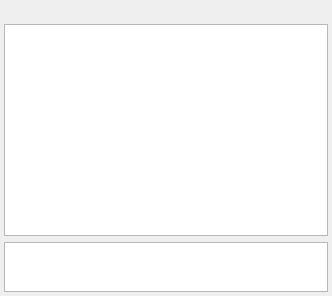
<?xml version="1.0" encoding="UTF-8"?>
<ui version="4.0">
 <class>ChatWindow</class>
 <widget class="QWidget" name="ChatWindow">
  <property name="geometry">
   <rect>
    <x>0</x>
    <y>0</y>
    <width>332</width>
    <height>296</height>
   </rect>
  </property>
  <property name="minimumSize">
   <size>
    <width>200</width>
    <height>200</height>
   </size>
  </property>
  <property name="windowTitle">
   <string>Chat</string>
  </property>
  <layout class="QVBoxLayout">
   <property name="leftMargin">
    <number>4</number>
   </property>
   <property name="topMargin">
    <number>4</number>
   </property>
   <property name="rightMargin">
    <number>4</number>
   </property>
   <property name="bottomMargin">
    <number>4</number>
   </property>
   <item>
    <widget class="QLabel" name="statusLabel">
     <property name="alignment">
      <set>Qt::AlignRight|Qt::AlignTrailing|Qt::AlignVCenter</set>
     </property>
    </widget>
   </item>
   <item>
    <widget class="QTextEdit" name="chatLog">
     <property name="focusPolicy">
      <enum>Qt::NoFocus</enum>
     </property>
     <property name="acceptDrops">
      <bool>false</bool>
     </property>
     <property name="horizontalScrollBarPolicy">
      <enum>Qt::ScrollBarAlwaysOff</enum>
     </property>
     <property name="readOnly">
      <bool>true</bool>
     </property>
     <property name="textInteractionFlags">
      <set>Qt::LinksAccessibleByKeyboard|Qt::LinksAccessibleByMouse|Qt::TextBrowserInteraction|Qt::TextSelectableByKeyboard|Qt::TextSelectableByMouse</set>
     </property>
    </widget>
   </item>
   <item>
    <widget class="InputBox" name="chatInput">
     <property name="minimumSize">
      <size>
       <width>0</width>
       <height>50</height>
      </size>
     </property>
     <property name="maximumSize">
      <size>
       <width>16777215</width>
       <height>50</height>
      </size>
     </property>
     <property name="horizontalScrollBarPolicy">
      <enum>Qt::ScrollBarAlwaysOff</enum>
     </property>
    </widget>
   </item>
  </layout>
 </widget>
 <customwidgets>
  <customwidget>
   <class>InputBox</class>
   <extends>QPlainTextEdit</extends>
   <header>src/InputBox.hpp</header>
  </customwidget>
 </customwidgets>
 <resources/>
 <connections/>
</ui>
